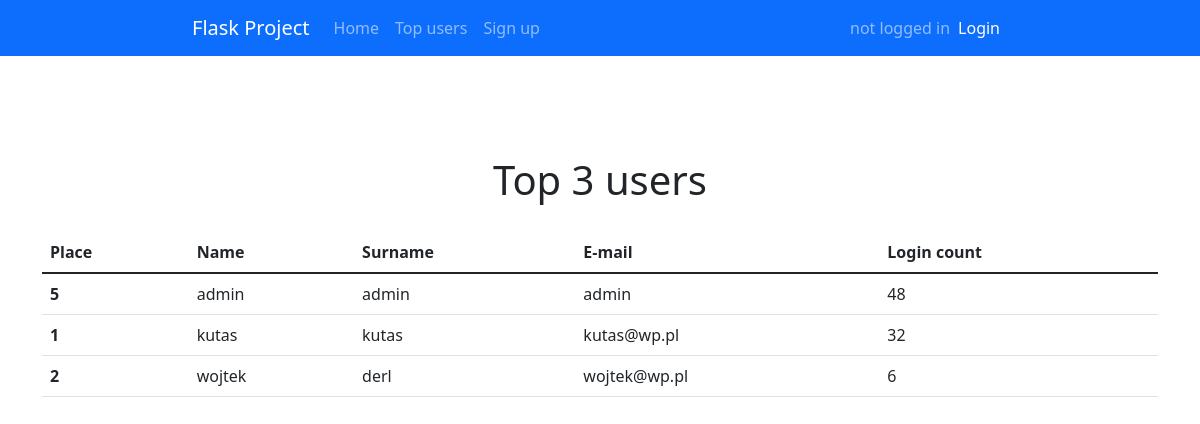
/top_users, run on an earlier commit of the app's database.
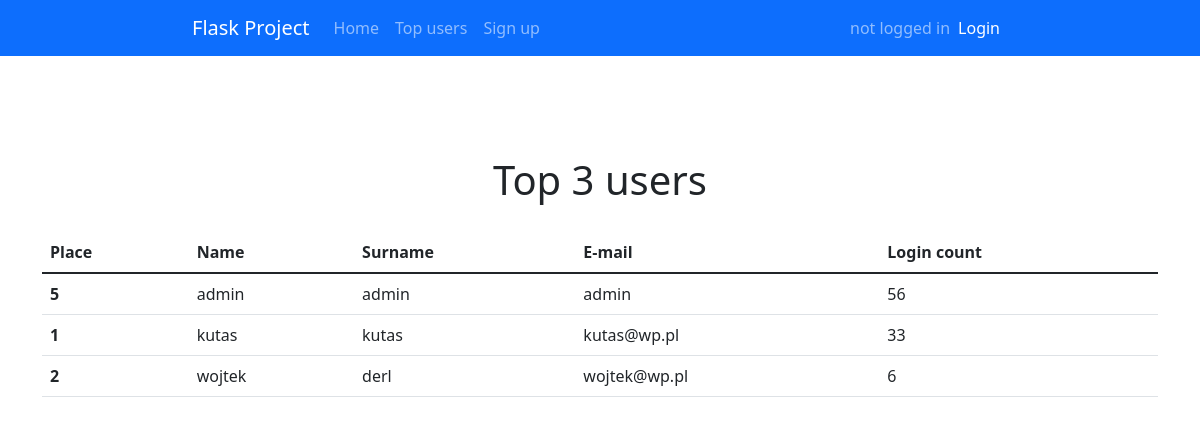
And on a later commit of the database.
### app.py (models this page shows)
class User(db.Model, UserMixin):
    id = db.Column(db.Integer, primary_key = True)
    email = db.Column(db.String(30), nullable=False, unique=True)
    name = db.Column(db.String(20), nullable=False)
    last_name = db.Column(db.String(20), nullable=False)
    password = db.Column(db.String(80), nullable=False)
    login_count = db.Column(db.Integer, nullable=False, default=0)
    isAdmin = db.Column(db.Boolean(), nullable=False, default=False)

### app.py (the view)
@app.route('/top_users', methods=['GET', 'POST'])
def topUsers():
    top_users = db.session.query(User).order_by(User.login_count.desc()).limit(3)
    return render_template('top_users.html', users = top_users)

### templates/top_users.html
{% extends "base.html" %} {% block title %}Top users{% endblock %} {% block content
%}
<h1>Top 3 users</h1>
<table class="table">
  <thead>
    <tr>
      <th scope="col">Place</th>
      <th scope="col">Name</th>
      <th scope="col">Surname</th>
      <th scope="col">E-mail</th>
      <th scope="col">Login count</th>
    </tr>
  </thead>
  <tbody>
    {% for user in users %}
    <tr>
      <th scope="row">{{user.id}}</th>
      <td>{{ user.name }}</td>
      <td>{{ user.last_name }}</td>
      <td>{{ user.email }}</td>
      <td>{{ user.login_count }}</td>
    </tr>
    {% endfor %}
  </tbody>
</table>
{% endblock %}

What changed in the data, as far as the page shows it:
changed User "admin": login_count "48" → "56"
changed User "kutas": login_count "32" → "33"
